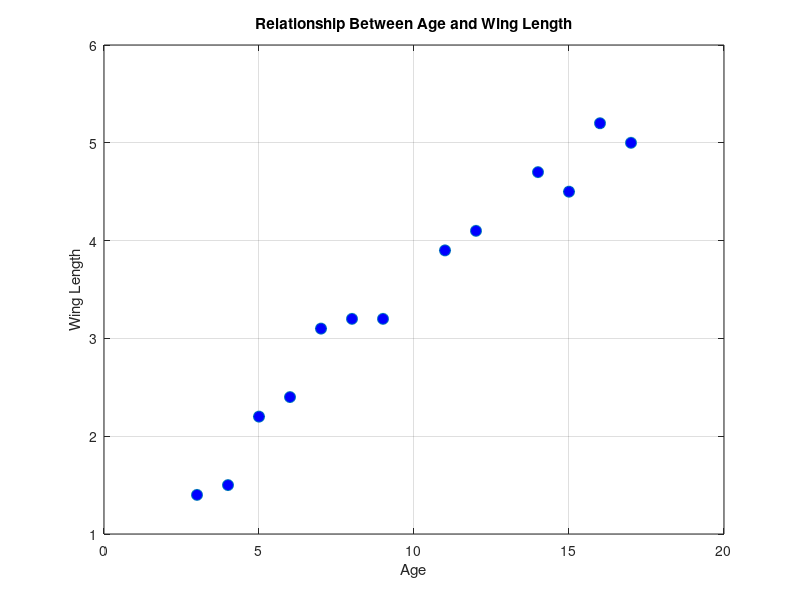
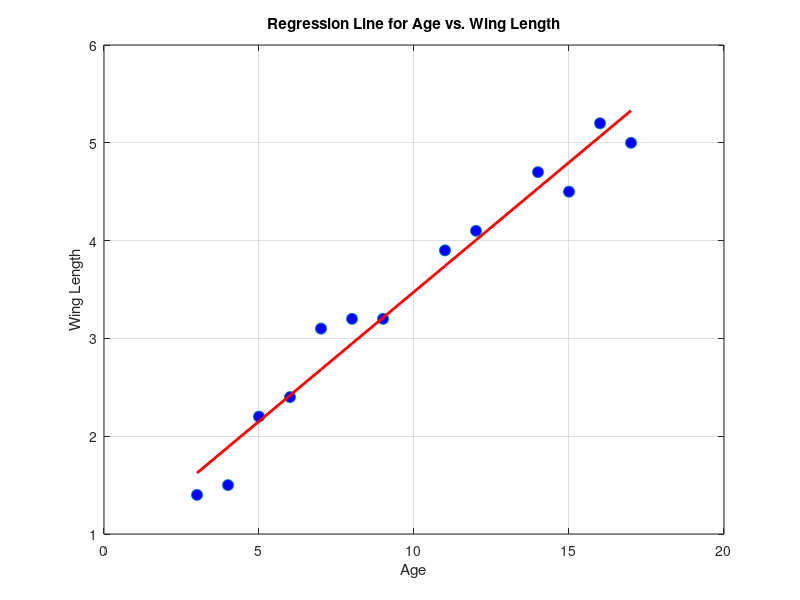
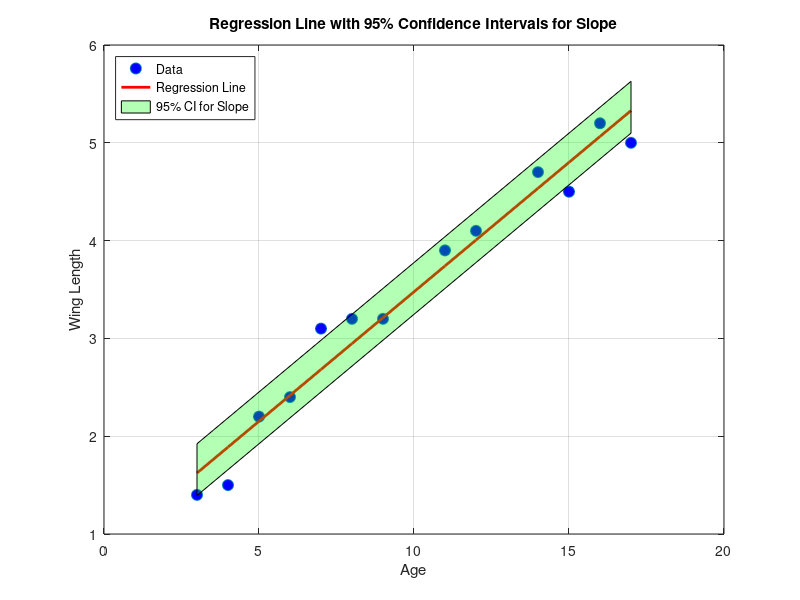
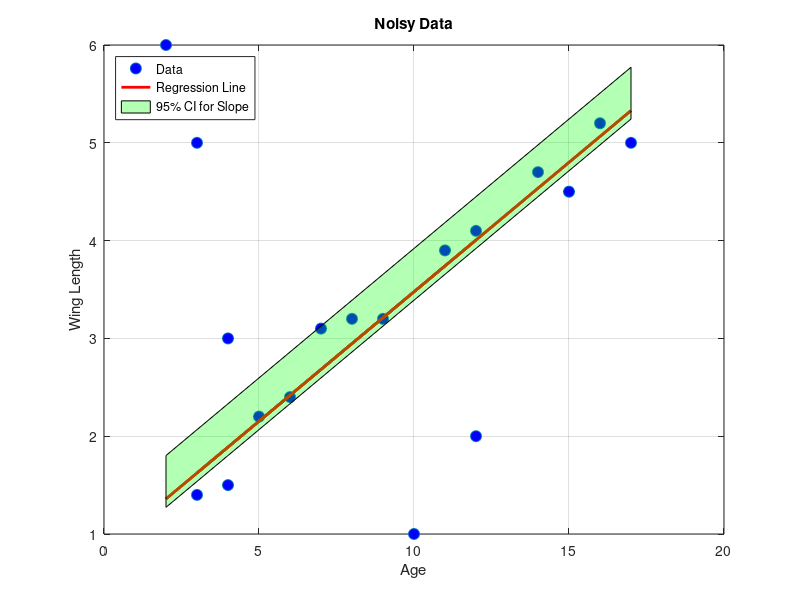

These figures' MATLAB source, in order:
% Kristen Park 
% October 2, 2023
% NGG 6050 
% Homework #9
% Parametric Correlation Coefficient

clear
close all 

%% 1. Plot the relationship between Age and Wing Length.
% Define the data
Age = [3, 4, 5, 6, 7, 8, 9, 11, 12, 14, 15, 16, 17];
WingLength = [1.4, 1.5, 2.2, 2.4, 3.1, 3.2, 3.2, 3.9, 4.1, 4.7, 4.5, 5.2, 5.0];

% Plot the relationship between Age and Wing Length.
figure;
plot(Age, WingLength, 'o', 'MarkerFaceColor', 'b', 'MarkerSize', 8);
title('Relationship Between Age and Wing Length');
xlabel('Age');
ylabel('Wing Length');

% Add a grid to the plot
grid on;

%% 2. Calculate and plot the regression line.

% Fit a linear regression model
coefficients = polyfit(Age, WingLength, 1);

% Calculate the regression line
regression_line = polyval(coefficients, Age);

% Create the scatter plot
figure;
plot(Age, WingLength, 'o', 'MarkerFaceColor', 'b', 'MarkerSize', 8);
hold on;

% Plot the regression line
plot(Age, regression_line, 'r', 'LineWidth', 2);

% Add title and labels
title('Regression Line for Age vs. Wing Length');
xlabel('Age');
ylabel('Wing Length');

% Add a grid to the plot
grid on;

%% 3. Can you reject H0: b = 0? 
% Fit a linear regression model
coefficients = polyfit(Age, WingLength, 1);
slope = coefficients(1);

% Calculate the predicted values
predicted = polyval(coefficients, Age);

% Calculate the residuals
residuals = WingLength - predicted;

% Calculate the sum of squares for regression
SSR = sum((predicted - mean(WingLength)).^2);

% Calculate the sum of squares for residuals (error)
SSE = sum(residuals.^2);

% Calculate the total sum of squares
SST = SSR + SSE;

% Calculate the degrees of freedom
n = length(Age);
df_regression = 1;
df_residual = n - 2;

% Calculate the mean square for regression and residuals
MSR = SSR / df_regression;
MSE = SSE / df_residual;

% Calculate the F-statistic
F_statistic = MSR / MSE;

% Set the significance level
alpha = 0.05;

% Perform the F-test and check if H0 can be rejected
p_value = 1 - fcdf(F_statistic, df_regression, df_residual);
fprintf('F-statistic: %.4f\n', F_statistic);
fprintf('P-value: %.4f\n', p_value);

if p_value < alpha
    fprintf('Reject H0: There is a significant linear relationship between Age and Wing Length.\n');
else
    fprintf('Fail to reject H0: There is no significant linear relationship between Age and Wing Length.\n');
end

%% 4. Calculate and plot the confidence intervals on the slope of the regression.

% Calculate the standard error of the slope (SE)
residuals = WingLength - polyval(coefficients, Age);
MSE = sum(residuals.^2) / (length(Age) - 2); % Mean squared error
SE = sqrt(MSE / sum((Age - mean(Age)).^2)); % Standard error of the slope

% Calculate the t-statistic for a 95% confidence interval
alpha = 0.05;
t_critical = tinv(1 - alpha/2, length(Age) - 2);

% Calculate the confidence interval bounds
slope = coefficients(1);
CI_lower = slope - t_critical * SE;
CI_upper = slope + t_critical * SE;

fprintf('\nSlope: %.4f\n', slope);
fprintf('95%% Confidence Interval for Slope: [%.4f, %.4f]\n', CI_lower, CI_upper);

% Create a scatter plot with the regression line
figure;
plot(Age, WingLength, 'o', 'MarkerFaceColor', 'b', 'MarkerSize', 8);
hold on;
plot(Age, polyval(coefficients, Age), 'r', 'LineWidth', 2);

% Plot the confidence interval lines
x_fill = [min(Age), max(Age), max(Age), min(Age)];
y_fill = [polyval(coefficients, min(Age)) - CI_lower, polyval(coefficients, max(Age)) - CI_lower, ...
          polyval(coefficients, max(Age)) + CI_upper, polyval(coefficients, min(Age)) + CI_upper];
fill(x_fill, y_fill, 'g', 'FaceAlpha', 0.3);

% Add title and labels
title('Regression Line with 95% Confidence Intervals for Slope');
xlabel('Age');
ylabel('Wing Length');

% Add a legend
legend('Data', 'Regression Line', '95% CI for Slope', 'Location', 'Northwest');

% Add a grid to the plot
grid on;

%% 5. Calculate r^2 (the coefficient of determination)

% Fit a linear regression model
coefficients = polyfit(Age, WingLength, 1);

% Calculate the predicted values
predicted = polyval(coefficients, Age);

% Calculate the mean of the observed Wing Length
mean_WingLength = mean(WingLength);

% Calculate the total sum of squares (TSS)
TSS = sum((WingLength - mean_WingLength).^2);

% Calculate the residual sum of squares (RSS)
RSS = sum((WingLength - predicted).^2);

% Calculate R-squared (coefficient of determination)
R_squared = 1 - (RSS / TSS);

fprintf('\nR-squared (Coefficient of Determination): %.4f\n', R_squared);

%% 6. Calculate Pearson's correlation coefficient
r = corr(Age', WingLength');

fprintf("\nPearson's Correlation Coefficient (r): %.4f\n", r);

%% 7. Add some noise to the data and see how the regression changes.
Age = [3, 4, 5, 6, 7, 8, 9, 11, 12, 14, 15, 16, 17, 2, 3, 4, 10, 12];
WingLength = [1.4, 1.5, 2.2, 2.4, 3.1, 3.2, 3.2, 3.9, 4.1, 4.7, 4.5, 5.2, 5.0, 6, 5, 3, 1, 2];

% Calculate the standard error of the slope (SE)
residuals = WingLength - polyval(coefficients, Age);
MSE = sum(residuals.^2) / (length(Age) - 2); % Mean squared error
SE = sqrt(MSE / sum((Age - mean(Age)).^2)); % Standard error of the slope

% Calculate the t-statistic for a 95% confidence interval
alpha = 0.05;
t_critical = tinv(1 - alpha/2, length(Age) - 2);

% Calculate the confidence interval bounds
slope = coefficients(1);
CI_lower = slope - t_critical * SE;
CI_upper = slope + t_critical * SE;

% Create a scatter plot with the regression line
figure;
plot(Age, WingLength, 'o', 'MarkerFaceColor', 'b', 'MarkerSize', 8);
hold on;
plot(Age, polyval(coefficients, Age), 'r', 'LineWidth', 2);

% Plot the confidence interval lines
x_fill = [min(Age), max(Age), max(Age), min(Age)];
y_fill = [polyval(coefficients, min(Age)) - CI_lower, polyval(coefficients, max(Age)) - CI_lower, ...
          polyval(coefficients, max(Age)) + CI_upper, polyval(coefficients, min(Age)) + CI_upper];
fill(x_fill, y_fill, 'g', 'FaceAlpha', 0.3);

% Add title and labels
title('Noisy Data');
xlabel('Age');
ylabel('Wing Length');

% Add a legend
legend('Data', 'Regression Line', '95% CI for Slope', 'Location', 'Northwest');

% Add a grid to the plot
grid on;

r = corr(Age', WingLength');
fprintf("\nPearson's Correlation Coefficient of noisy data (r): %.4f\n", r);




